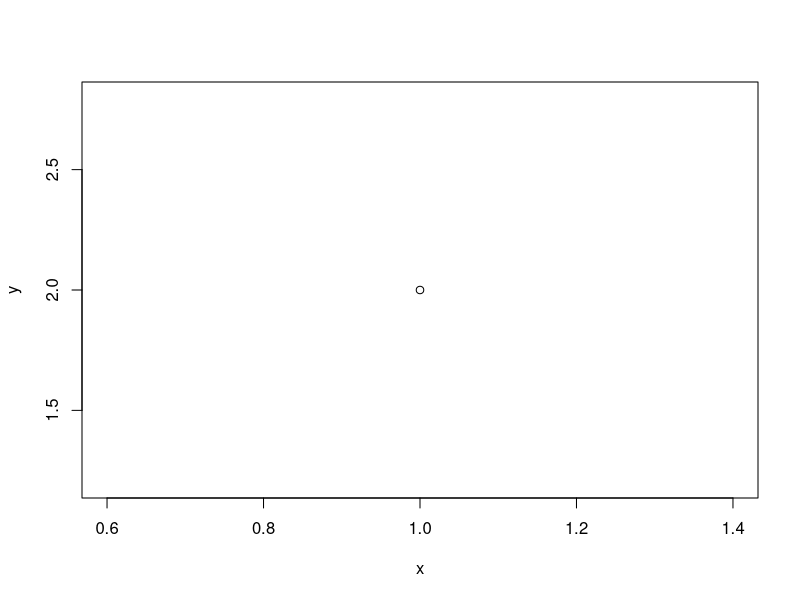

This figure's R source:
## ---- chunk 1
x=1
y=2
plot(x,y)
